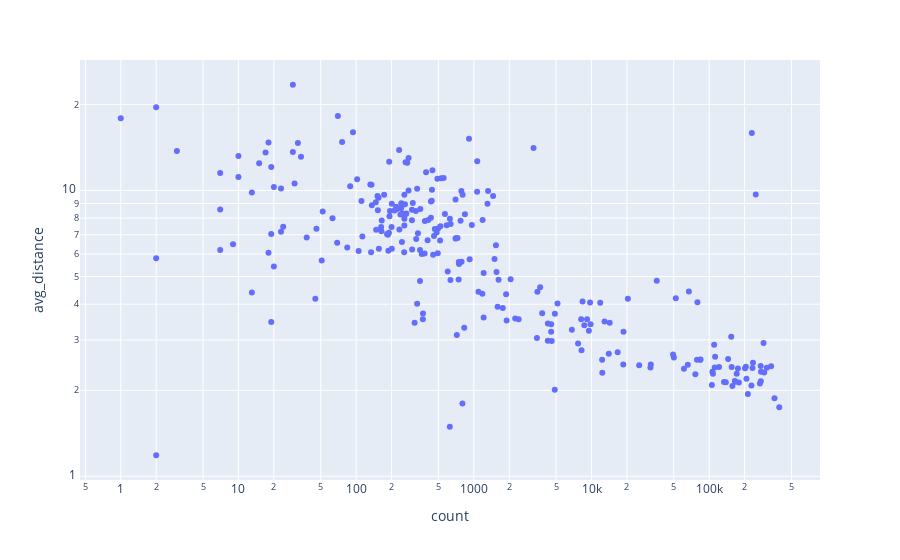

Source (notebook cell):
### Markdown cell above
Lets recreate the previous plot with `plotly`:

### Code cell
%%local

import plotly.express as px

px.scatter(top_10, x="count", y="avg_distance", log_x=True, log_y=True)

### Figure 1 — Plotly figure (JSON) as saved in the notebook; plotly's stock layout.template omitted (floating-point values rounded to 4 significant figures; data arrays with more than 128 entries replaced by an {"elided": "..."} marker saying what was removed)
{"data": [{"hovertemplate": "count=%{x}<br>avg_distance=%{y}<extra></extra>", "legendgroup": "", "marker": {"color": "#636efa", "symbol": "circle"}, "mode": "markers", "name": "", "orientation": "v", "showlegend": false, "type": "scatter", "x": {"elided": "262 int values"}, "xaxis": "x", "y": {"elided": "262 float values"}, "yaxis": "y"}], "layout": {"autosize": true, "legend": {"tracegroupgap": 0}, "margin": {"t": 60}, "xaxis": {"anchor": "y", "autorange": true, "domain": [0, 1], "range": [-0.3346, 5.93], "title": {"text": "count"}, "type": "log"}, "yaxis": {"anchor": "x", "autorange": true, "domain": [0, 1], "range": [-0.02664, 1.47], "title": {"text": "avg_distance"}, "type": "log"}}}
